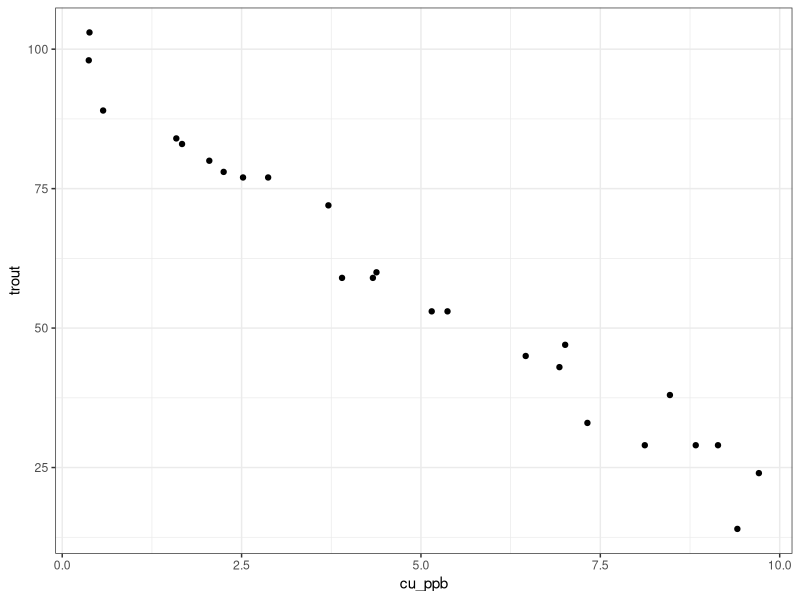
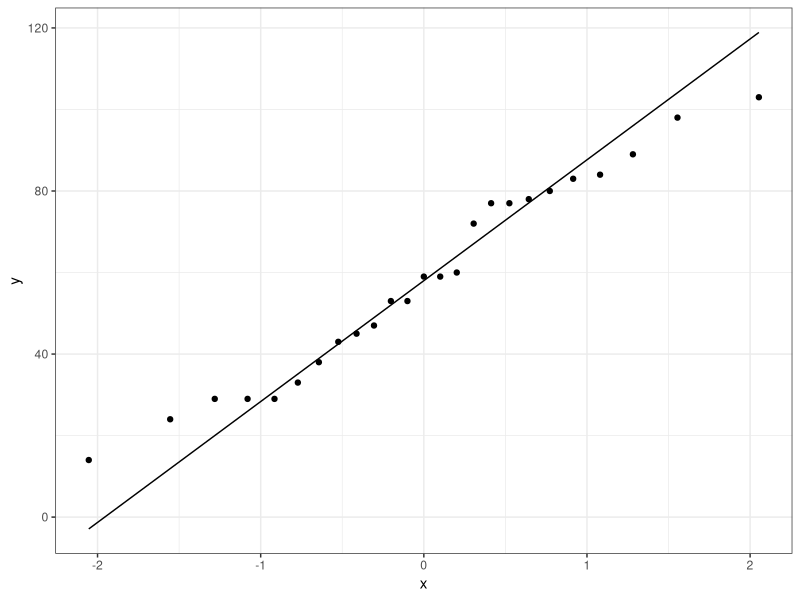
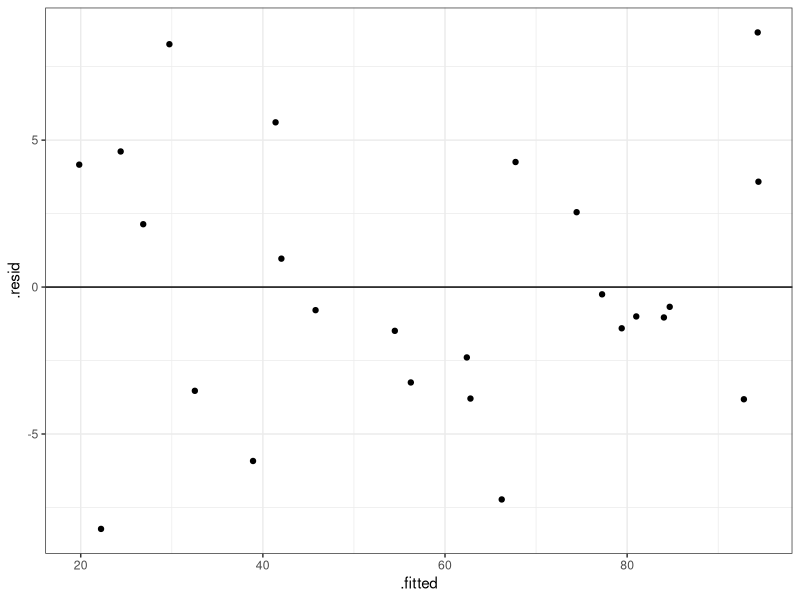
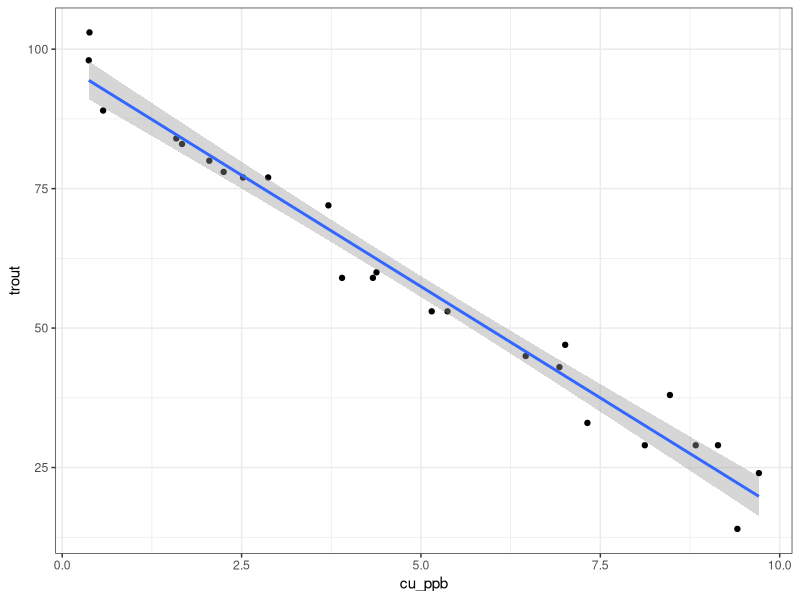
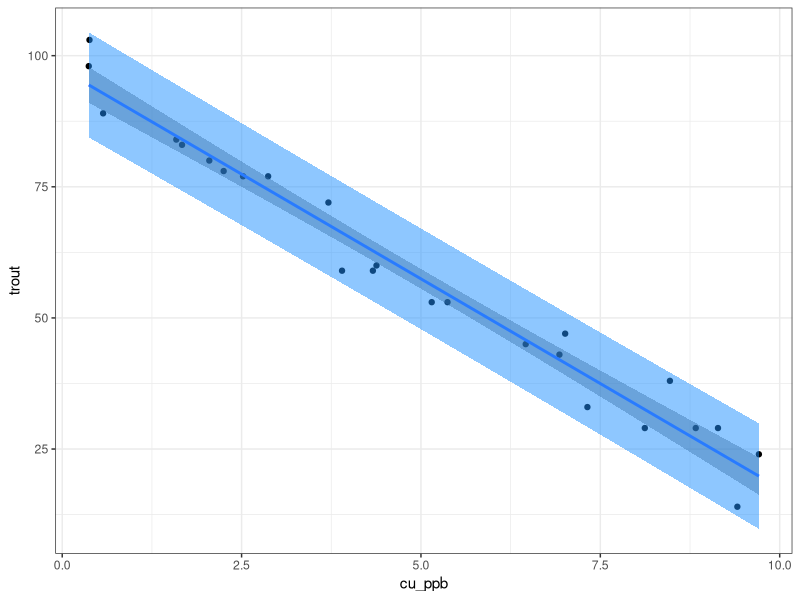
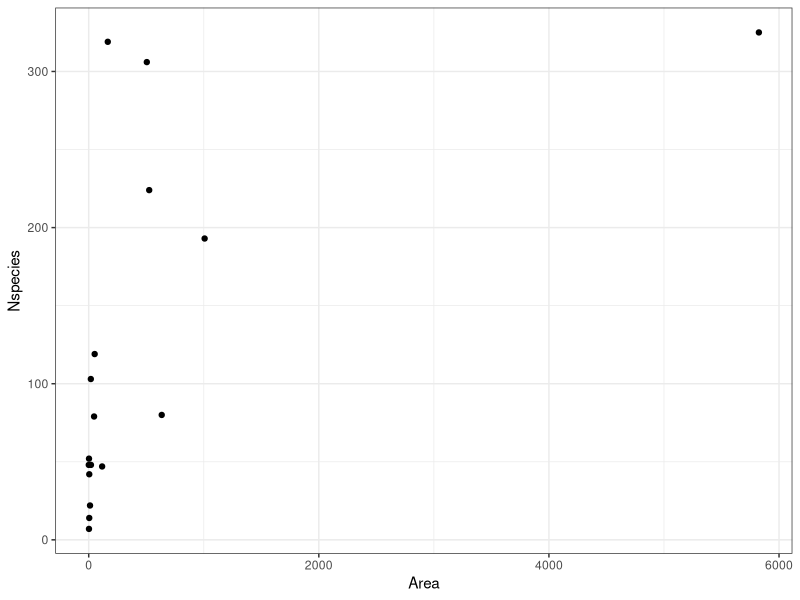
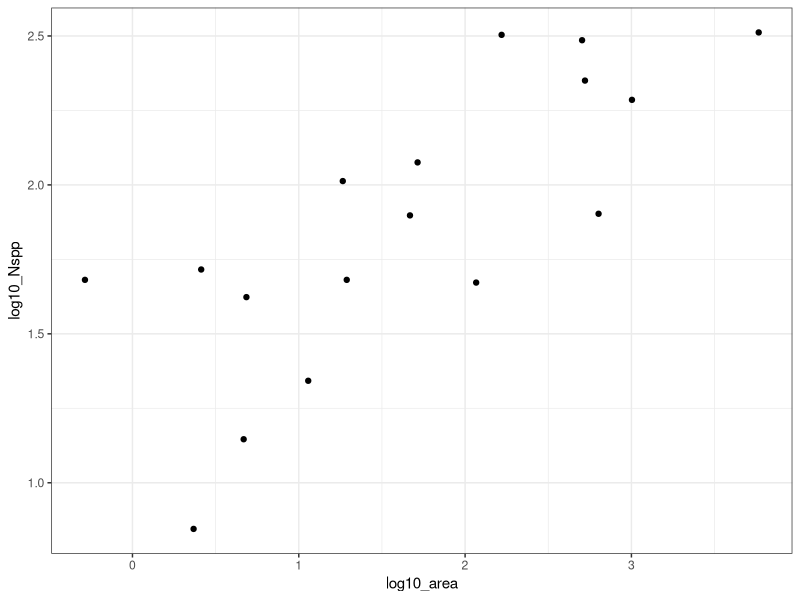
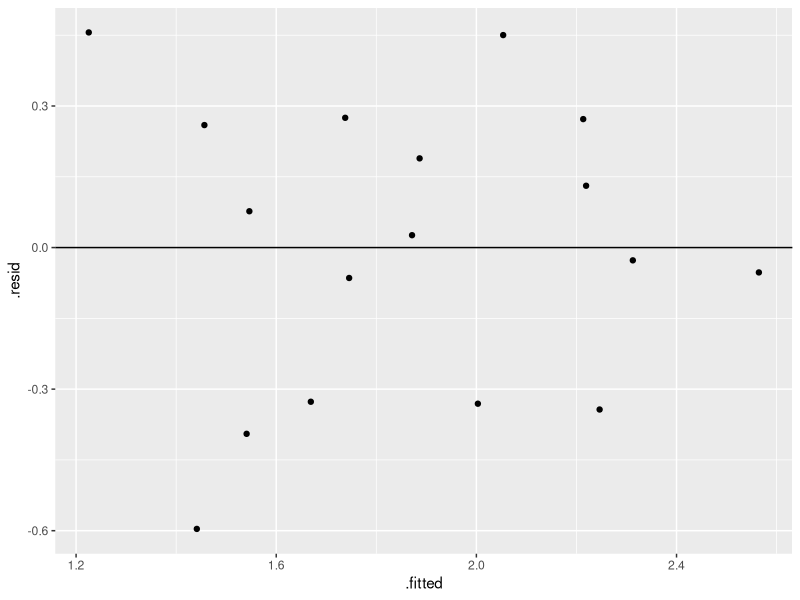

Here is the R script that generated these plots, in order:
## ---- chunk 1
#| label: setup
#| include: false

library(tidyverse)
trout <- read_csv(here::here("data/trout_cu.csv")) %>%
  as_tibble()
island <- read_csv(here::here("data/island_plants.csv")) %>%
  as_tibble()
## ---- chunk 2
# 
names(trout)
head(trout)
## ---- chunk 3
# the classes are integer and double. This is appropriate becasue they are both continuous variables. 
## ---- chunk 4
ggplot(trout, 
       aes(y = trout, 
           x = cu_ppb)) +
  geom_point() +
  theme_bw()
## ---- chunk 5
# Yes, it appears that the number of trout surviving declines with increasing copper concentration. There does not appear to be any curvature in the response, or any changes in slope across the x-variable. 
## ---- chunk 6
# The distribution does look uniform. There are trout observations across the range of x-values, and there does not appear to be any clumping of observations. 
## ---- chunk 7
# intercept
# HO: the intercept is = 0
# HA: the Intercept is not = 0

# Beta_1, regression coefficient
# HO: Beta_1 = 0, no relationship between x and y
# HA: Beta_1 != 0, the value of y does depend on the value of x
## ---- chunk 8
ggplot(trout,
       aes(sample = trout)) +
  stat_qq()+
  stat_qq_line()+
  theme_bw()
## ---- chunk 9
# There are some points off the line at the high and low values. This may indicate that the residuals are not normally distributed. 
## ---- chunk 10
trout_lm <- lm(trout ~ cu_ppb, data = trout)
## ---- chunk 11
ggplot(trout_lm, 
       aes(x = .fitted, 
           y = .resid)) +
  geom_point() +
    geom_hline(yintercept = 0) +
  theme_bw()
## ---- chunk 12
#  the magnitude of the values appears similar (~-7.5, 7.5)
# There does not appear to be an obvious pattern to the residuals
## ---- chunk 13
anova(trout_lm)
## ---- chunk 14
# The ANOVA table is only related to our null hypotheses regarding the regression coefficient (beta_1). There is no information in the ANOVA table related to our intercept coefficient (beta_0)

# Based on our data, we reject the null hypothesis for the beta-1 coefficient and conclude that trout survival does depend on copper concentration (F_1, 23 = 696.12, p < 0.001)
## ---- chunk 15
summary(trout_lm)
## ---- chunk 16
# Intercept: This is the estimated number of trout when x (copper concentration) = 0

# cu_ppb: this coefficient is the estimated change in the number of surviving trout with every 1-unit increase in our x-variable (copper concentration). 

## ---- chunk 17
# adj R^2 = 0.9666
# This means that the model explains 96.66% of the variation in the response variable. 
## ---- chunk 18
# trout = 97.37 - 7.99 * cu_ppb 
## ---- chunk 19
ggplot(trout, 
       aes(y = trout, 
           x = cu_ppb)) +
  geom_point() +
  geom_smooth(method = "lm") +
  theme_bw()
## ---- chunk 20
97.37 - 7.99 * 5
## ---- chunk 21
predict(trout_lm, newdata = list(cu_ppb = 0.9))
## ---- chunk 22
# original equation: trout = 97.37 - 7.99 * cu_ppb 
# rearranged equation: cu_ppb = (trout - 97.37) / -7.99

(35 - 97.37) / -7.99
## ---- chunk 23
cu_v <- seq(min(trout$cu_ppb), max(trout$cu_ppb), length.out = 100)

cu_prediction <- predict(trout_lm, newdata = list(cu_ppb = cu_v), interval = "predict")

pred_plot_df <- data.frame(cu_ppb = cu_v,
                       cu_prediction) |>
  rename(trout = fit)

ggplot(trout,
       aes(x = cu_ppb, 
           y = trout)) +
  geom_point() +
  geom_smooth(method = "lm",
              fill = "grey30") +
  geom_ribbon(data = pred_plot_df, 
              aes(ymin = lwr,
                  ymax = upr),
              fill = "dodgerblue",
              alpha = 0.5) +
  theme_bw()
## ---- chunk 24
names(island)
head(island)

## ---- chunk 25
ggplot(island,
       aes(y = Nspecies,
           x = Area)) +
  geom_point() +
  theme_bw()
## ---- chunk 26
# this looks terrible. It looks like there is nearly a vertical increase in species with island area, and there is one observation which is way far away from the rest of the observations. 
## ---- chunk 27
ggplot(island,
       aes(y = log10_Nspp,
           x = log10_area)) +
  geom_point() +
  theme_bw()
## ---- chunk 28
# this looks much better, and it appears that there is a linear relationship. 
## ---- chunk 29
island_lm <- lm(log10_Nspp ~ log10_area, data = island)
## ---- chunk 30
ggplot(island_lm,
       aes(x = .fitted, 
           y = .resid)) +
  geom_point() +
  geom_hline(yintercept = 0)
## ---- chunk 31
# the magnitude of variation looks similar above and below the line, and there is no obvious pattern to the data points. 
## ---- chunk 32
anova(island_lm)

# the log10_area variable is significant (DF_1_15 = 21.118, p < 0.001). This means that the response variable does change with island area. 
## ---- chunk 33
summary(island_lm)
## ---- chunk 34
# Intercept
# the mean estimate and SE for the intercept coefficient is 1.32 (0.14). We reject the null hypothesis for the intercept, and conclude that it is not equal to 0 (t = 9.286, p < 0.001). 

# beta_1, log10_area
# # the mean estimate and SE for the regression coefficient is 0.33 (0.07). We reject the null hypothesis for the intercept, and conclude that it is not equal to 0 (t = 4.595, p < 0.001). 
## ---- chunk 35
# The adjusted R-squared is 0.557 which means that ~56% of the variation in the response variable is explained by this model. 
## ---- chunk 36
# log10_nspp = 1.32 + 0.33 * log10_area
## ---- chunk 37
ggplot(island,
       aes(y = log10_Nspp, 
           x = log10_area)) +
  geom_point() +
  geom_smooth(method = "lm")
